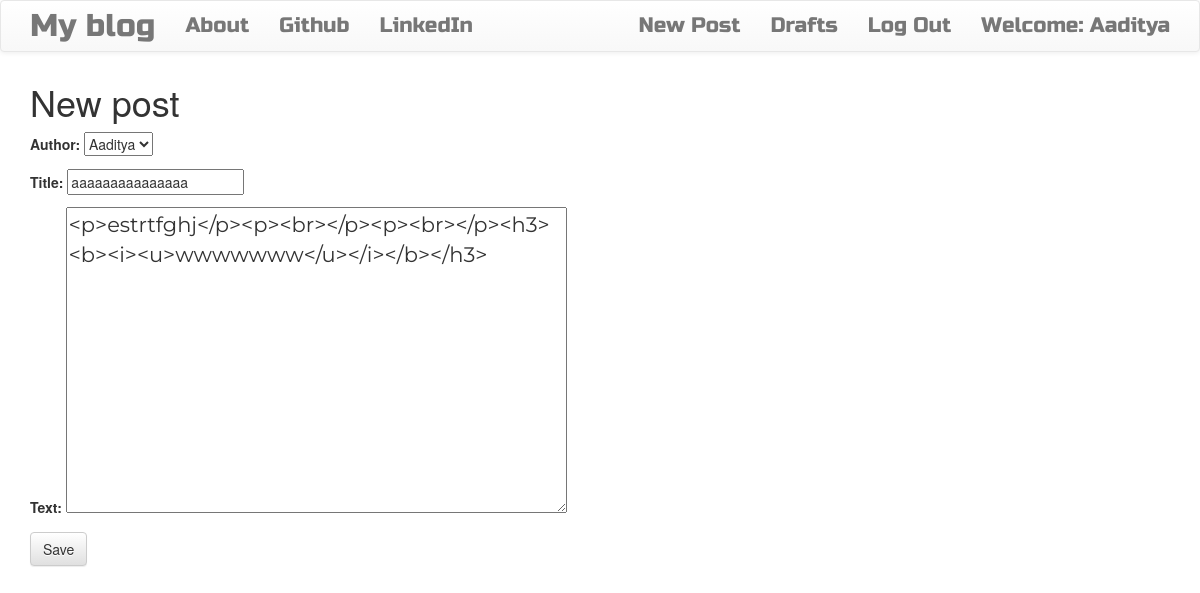
Screenshot of /post/3/edit/ (signed in) with the database file from the repository.
### blog/models.py (models this page shows, shortened)
class Post(models.Model):
    author = models.ForeignKey('auth.User',on_delete=models.CASCADE,)
    title = models.CharField(max_length=200)
    text = models.TextField()
    created_date = models.DateTimeField(default=timezone.now)
    published_date = models.DateTimeField(blank=True, null=True)

### blog/views.py (the view)
# urls.py: re_path(r'^post/(?P<pk>\d+)/edit/$', views.PostUpdateView.as_view(), name='post_edit'),
class PostUpdateView(LoginRequiredMixin,UpdateView):
    login_url = '/login/'
    redirect_field_name = 'blog/post_detail.html'
    form_class = PostForm
    model = Post

### blog/forms.py
class PostForm(forms.ModelForm):
    class Meta:
        model = Post
        fields = ('author','title', 'text',)
        widgets = {
            'title': forms.TextInput(attrs={'class': 'textinputclass'}),
            'text': forms.Textarea(attrs={'class': 'editable medium-editor-textarea postcontent'}),
        }

### blog/templates/blog/post_form.html (shortened to what this page needs)
{% extends 'blog/base.html' %}
{% block content %}
    <h1>New post</h1>
    <form method="POST" class="post-form">
    {{form.as_p}}
    <button type="submit" class="save btn btn-default">Save</button>
    </form>
{% endblock %}

### blog/templates/blog/base.html (shortened to what this page needs)
<!DOCTYPE html>
{% load staticfiles %}
<html lang="en" dir="ltr">
  <head>
    <link rel="stylesheet" href="https://maxcdn.bootstrapcdn.com/bootstrap/3.3.7/css/bootstrap.min.css">
    <link rel="stylesheet" href="https://maxcdn.bootstrapcdn.com/bootstrap/3.3.7/css/bootstrap-theme.min.css">
    <link rel="stylesheet" href="//cdn.jsdelivr.net/npm/medium-editor@latest/dist/css/medium-editor.min.css" type="text/css" media="screen" charset="utf-8">
    <link rel="stylesheet" href="{% static 'css/blog.css' %}">
  </head>
  <body class="loader">
  	<nav class="navbar navbar-default techfont custom-navbar">
  		<div class="container">
  			<ul class="nav navbar-nav">
  				<li><a class="navbar-brand bigbrand" href="{% url 'post_list' %}">My blog</a> </li>
  			    <li><a href="{% url 'about' %}">About</a></li>
  			    <li><a href="https://www.github.com">Github</a></li>
  			    <li><a href="https://www.linkedin.com">LinkedIn</a></li>
  			</ul>
  			<ul class="nav navbar-nav navbar-right">
  				{% if user.is_authenticated %}
  				<li>
  					<a href="{% url 'post_new' %}">New Post</a>
  				</li>
  				<li>
  					<a href="{% url 'post_draft_list' %}">Drafts</a>
  				</li>
  				<li>
  					<a href="{% url 'logout' %}">Log Out</a>
  				</li>
  				<li>
  					<a>Welcome: {{user.username }}</a>
  				</li>
  				  {% else %}
  				  <li><a class="nav navbar-right" href="{% url 'login' %}"><span class="glyphicon glyphicon-user"></span></a></li>
  				{% endif %}
  			</ul>
  		</div>
  	</nav>
  	<div class="content container">
  		<div class="row">
  			<div class="col-md-8">
  				<div class="blog_posts">
  					{% block content %}
  					{% endblock %}
  				</div>
  			</div>
  		</div>
  	</div>
  </body>
</html>

### blog/static/css/blog.css (style rules this page uses)
.techfont { font-family: 'Russo One', sans-serif; font-size: 1.5em; margin-bottom: 10px; }
.postcontent { font-family: 'Montserrat'; font-size: 1.5em; }
.bigbrand { font-size: 1.5em; }
.loader { filter:hue-rotate(0deg); color: linear-gradient(45deg,#0f8,#08f); animation:hue 5000ms infinite linear; }

### rows the page displays
Post: author "Aaditya", title "aaaaaaaaaaaaaaa", text "<p>estrtfghj</p><p><br></p><p><br></p><h3><b><i><u>wwwwwww</u></i></b></h3>"

### other values shown
{{ user.username }} "Aaditya"
